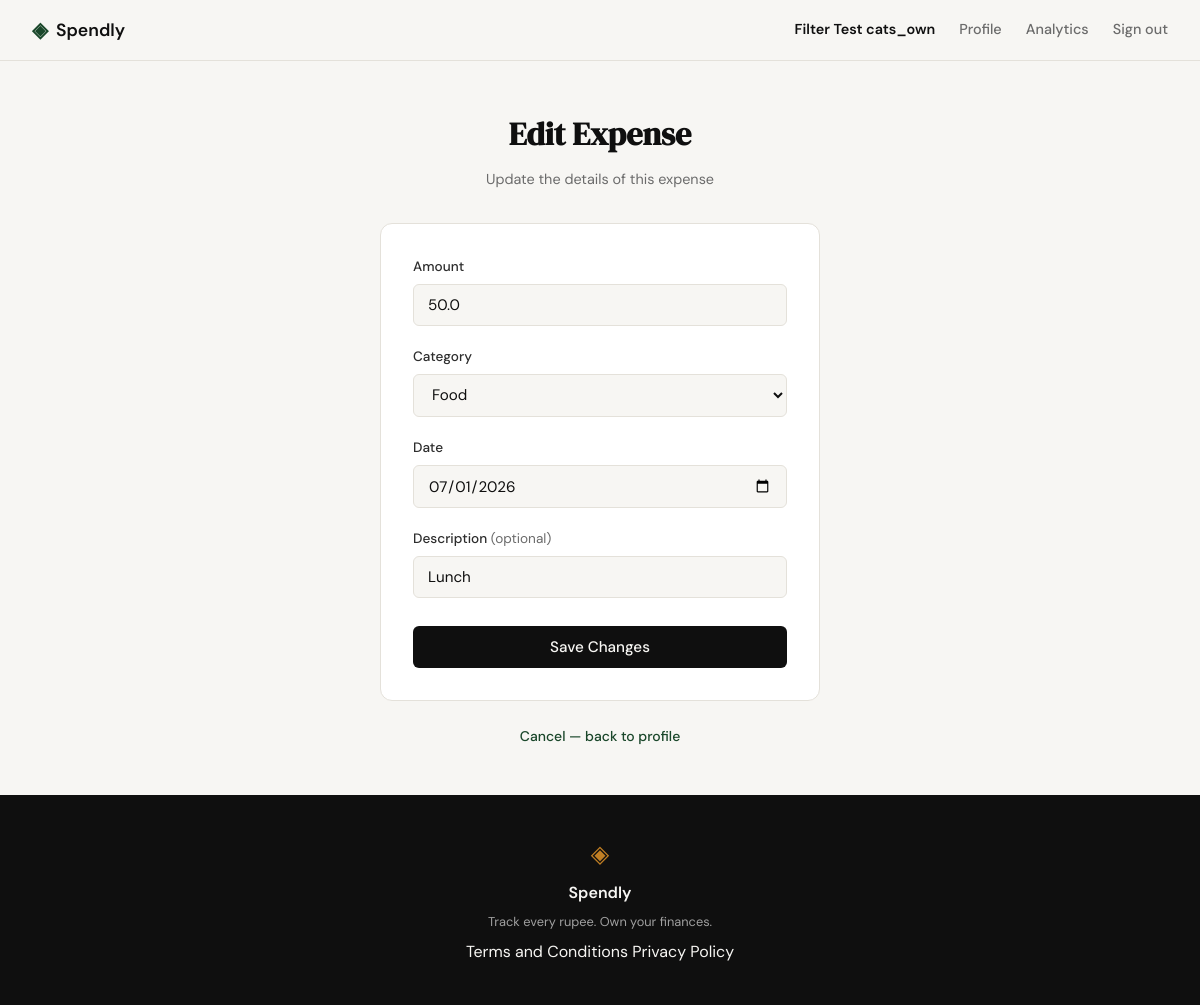
/expenses/24/edit (signed in), run on the app's committed database.
### tables this page shows
CREATE TABLE expenses (
            id          INTEGER PRIMARY KEY AUTOINCREMENT,
            user_id     INTEGER NOT NULL REFERENCES users(id),
            amount      REAL    NOT NULL,
            category    TEXT    NOT NULL,
            date        TEXT    NOT NULL,
            description TEXT,
            created_at  TEXT    DEFAULT (datetime('now'))
        );

### app.py (the view, shortened to what this page needs)
@app.route("/expenses/<int:id>/edit", methods=["GET", "POST"])
def edit_expense(id):
    if not session.get("user_id"):
        return redirect(url_for("login"))
    expense = get_expense_by_id(id)
    if expense is None:
        abort(404)
    if expense["user_id"] != session["user_id"]:
        abort(403)
    return render_template(
        "edit_expense.html", categories=CATEGORIES,
        expense=expense,
        amount=expense["amount"], category=expense["category"],
        date=expense["date"], description=expense["description"] or "",
    )

### database/db.py (called while the page is built)
def get_db():
    conn = sqlite3.connect("spendly.db")
    conn.row_factory = sqlite3.Row
    conn.execute("PRAGMA foreign_keys = ON")
    return conn

def get_expense_by_id(expense_id):
    conn = get_db()
    row = conn.execute(
        "SELECT * FROM expenses WHERE id = ?", (expense_id,)
    ).fetchone()
    conn.close()
    return dict(row) if row else None

### templates/edit_expense.html (shortened to what this page needs)
{% extends "base.html" %}
{% block content %}
<section class="auth-section">
    <div class="auth-container">
        <div class="auth-header">
            <h1 class="auth-title">Edit Expense</h1>
            <p class="auth-subtitle">Update the details of this expense</p>
        </div>
        <div class="auth-card">
            <form method="POST" action="{{ url_for('edit_expense', id=expense['id']) }}">
                <div class="form-group">
                    <label for="amount">Amount</label>
                    <input type="number" id="amount" name="amount"
                           class="form-input" placeholder="0.00"
                           step="0.01" min="0.01"
                           value="{{ amount | default('') }}"
                           required autofocus>
                </div>
                <div class="form-group">
                    <label for="category">Category</label>
                    <select id="category" name="category" class="form-input" required>
                        {% for cat in categories %}
                          <option value="{{ cat }}" {% if cat == category %}selected{% endif %}>{{ cat }}</option>
                        {% endfor %}
                    </select>
                </div>
                <div class="form-group">
                    <label for="date">Date</label>
                    <input type="date" id="date" name="date"
                           class="form-input"
                           value="{{ date | default('') }}"
                           required>
                </div>
                <div class="form-group">
                    <label for="description">Description <span class="label-hint">(optional)</span></label>
                    <input type="text" id="description" name="description"
                           class="form-input" placeholder="What was this for?"
                           value="{{ description | default('') }}">
                </div>
                <button type="submit" class="btn-submit">Save Changes</button>
            </form>
        </div>
        <p class="auth-switch">
            <a href="{{ url_for('profile') }}">Cancel — back to profile</a>
        </p>
    </div>
</section>
{% endblock %}

### static/css/style.css (style rules this page uses)
:root { --ink: #0f0f0f; --ink-soft: #2d2d2d; --ink-muted: #6b6b6b; --ink-faint: #a0a0a0; --paper: #f7f6f3; --paper-warm: #f0ede6; --paper-card: #ffffff; --accent: #1a472a; --accent-light: #e8f0eb; --accent-2: #c17f24; --accent-2-light: #fdf3e3; --danger: #c0392b; --danger-light: #fdecea; --border: #e4e1da; --border-soft: #eeebe4; --font-display: 'DM Serif Display', Georgia, serif; --font-body: 'DM Sans', system-ui, sans-serif; --max-width: 1200px; --auth-width: 440px; --radius-sm: 6px; --radius-md: 12px; --radius-lg: 20px; }
*, *::before, *::after { box-sizing: border-box; margin: 0; padding: 0; }
html { font-size: 16px; scroll-behavior: smooth; }
body { background: var(--paper); color: var(--ink); font-family: var(--font-body); font-size: 1rem; line-height: 1.6; -webkit-font-smoothing: antialiased; }
a { color: inherit; text-decoration: none; }
.auth-section { min-height: calc(100vh - 60px - 100px); display: flex; align-items: center; justify-content: center; padding: 3rem 2rem; }
.auth-container { width: 100%; max-width: var(--auth-width); }
.auth-header { text-align: center; margin-bottom: 2rem; }
.auth-title { font-family: var(--font-display); font-size: 2rem; color: var(--ink); margin-bottom: 0.5rem; }
.auth-subtitle { font-size: 0.9rem; color: var(--ink-muted); }
.auth-card { background: var(--paper-card); border: 1px solid var(--border); border-radius: var(--radius-md); padding: 2rem; margin-bottom: 1.5rem; }
.form-group { margin-bottom: 1.25rem; }
.form-group label { display: block; font-size: 0.85rem; font-weight: 500; color: var(--ink-soft); margin-bottom: 0.4rem; }
.label-hint { color: var(--ink-muted); font-weight: 400; }
.form-input { width: 100%; padding: 0.6rem 0.875rem; border: 1px solid var(--border); border-radius: var(--radius-sm); font-family: var(--font-body); font-size: 0.95rem; color: var(--ink); background: var(--paper); outline: none; transition: border-color 0.2s; }
.form-input::placeholder { color: var(--ink-faint); }
.btn-submit { width: 100%; padding: 0.7rem; background: var(--ink); color: var(--paper); border: none; border-radius: var(--radius-sm); font-family: var(--font-body); font-size: 0.95rem; font-weight: 500; cursor: pointer; transition: background 0.2s; margin-top: 0.5rem; }
.auth-switch { text-align: center; font-size: 0.875rem; color: var(--ink-muted); }
.auth-switch a { color: var(--accent); font-weight: 500; }

### data on the page
expenses: amount "50.0", category "Food", date "07/01/2026", description "Lunch"

### other printed values
{{ session.get("user_name", "") }} "Filter Test cats_own"
